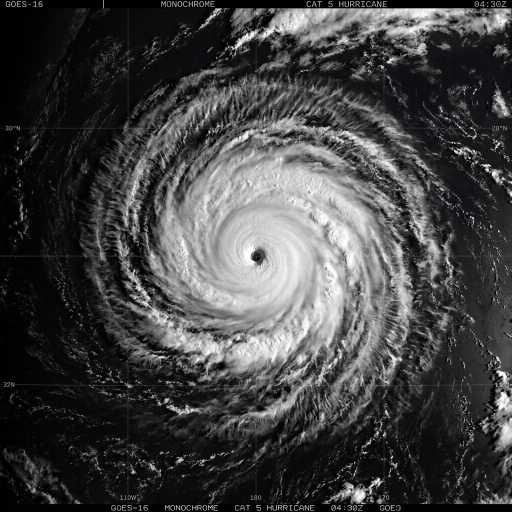
#> input picture backend/data/ejemplos_demostracion/huracan_vis.jpg, 1024 x 1024 px, found by its file name (shown at 1/2 size)
$ python test_real_cases.py   (older library calls are emulated)
#> lines starting #> are read from the running program, lines starting #| are printed output that depends on the picture; after the words box and inside, x2 and y2 are one past the last pixel; in counts of white or black regions, pixels touching at a corner belong together
### backend/core/clasificador_v12.py
"""
🛰️ SISTEMA DE CLASIFICACIÓN DE NUBES v11.0
Análisis Píxel por Píxel (Fuerza Bruta) - Máxima Precisión
"""

import cv2
import numpy as np
import os
from datetime import datetime
from PIL import Image, ImageDraw, ImageFont
import platform
import sys
import json
from sklearn.cluster import KMeans


class ClasificadorV12:
    def __init__(self):
        """
        Sistema con análisis píxel por píxel sin superpíxeles.
        Máxima precisión, sin promedios ni pérdida de detalles.
        """

        # === UMBRALES DE CALIBRACIÓN ===
        self.UMBRAL_BRILLO_NUBE = 85        # Brillo de imagen visible
        self.UMBRAL_IR_FRIO = 150           # Canal Rojo IR (frialdad)
        self.UMBRAL_IR_CALIDO = 200         # Canal Azul IR (calor)
        self.UMBRAL_TEXTURA_ALTA = 45       # Desarrollo vertical

        # === PALETA DE COLORES (BGR) ===
        self.colores = {
            'MAR': (120, 60, 0),                           # Azul oscuro (BGR)
            'TIERRA': (0, 100, 0),                         # Verde oscuro
            'NUBE_BAJA_MEDIA': (255, 180, 100),            # Celeste suave
            'CIRROS': (255, 200, 0),                       # Cian
            'TORMENTA': (0, 0, 255),                       # Rojo
        }

        # === NOMBRES COMPLETOS ===
        self.nombres = {
            'MAR': 'SUPERFICIE (Mar)',
            'TIERRA': 'SUPERFICIE (Tierra)',
            'NUBE_BAJA_MEDIA': 'NUBE BAJA / MEDIA (Cúmulos/Estratos)',
            'CIRROS': 'NUBE ALTA (Cirros)',
            'TORMENTA': 'TORMENTA (Cumulonimbus)',
        }

        self.fuentes = self.cargar_fuentes()

    def cargar_fuentes(self):
        """Carga fuentes del sistema."""
        fuentes = {}
        sistema = platform.system()

        if sistema == "Darwin":
            rutas = ["/System/Library/Fonts/Helvetica.ttc"]
        elif sistema == "Windows":
            rutas = ["C:/Windows/Fonts/arial.ttf", "C:/Windows/Fonts/arialbd.ttf"]
        else:
            rutas = ["/usr/share/fonts/truetype/dejavu/DejaVuSans.ttf",
                    "/usr/share/fonts/truetype/dejavu/DejaVuSans-Bold.ttf"]

        tamaños = {'titulo': 42, 'grande': 34, 'mediano': 26, 'pequeño': 20}

        for ruta in rutas:
            if os.path.exists(ruta):
                try:
                    for nombre, tamaño in tamaños.items():
                        fuentes[nombre] = ImageFont.truetype(ruta, tamaño)
                    print(f"✅ Fuentes cargadas: {os.path.basename(ruta)}")
                    return fuentes
                except:
                    continue

        print("⚠️  Usando fuente por defecto")
        for nombre, tamaño in tamaños.items():
            fuentes[nombre] = ImageFont.load_default()
        return fuentes

    # ========== PASO 1: CARGAR Y PRE-CALCULAR MAPAS ==========

    def cargar_y_preparar_mapas(self, ruta_visible_rgb, ruta_infrarroja_ir):
        """
        Carga imágenes y pre-calcula todos los mapas de características.
        Este paso es crítico para optimizar el análisis píxel por píxel.
        """
        print("\n📂 PASO 1: Cargando imágenes y pre-calculando mapas...")

        # Cargar imagen visible RGB
        img_rgb = cv2.imread(ruta_visible_rgb)
        if img_rgb is None:
            raise ValueError(f"❌ No se pudo cargar: {ruta_visible_rgb}")
        print(f"   ✓ Imagen RGB cargada: {img_rgb.shape}")

        # Convertir a escala de grises para brillo
        visible_gris = cv2.cvtColor(img_rgb, cv2.COLOR_BGR2GRAY)
        print(f"   ✓ Mapa de brillo preparado: {visible_gris.shape}")

        # Pre-calcular mapa de textura (Laplaciano)
        print(f"   ⏳ Pre-calculando mapa de textura (Laplaciano)...")
        mapa_laplaciano = cv2.Laplacian(visible_gris, cv2.CV_64F)
        mapa_textura = np.abs(mapa_laplaciano)  # Usar valor absoluto
        print(f"   ✓ Mapa de textura calculado")

        # Cargar imagen IR en color
        img_ir_color = cv2.imread(ruta_infrarroja_ir)
        if img_ir_color is None:
            raise ValueError(f"❌ No se pudo cargar: {ruta_infrarroja_ir}")
        print(f"   ✓ Imagen IR cargada EN COLOR: {img_ir_color.shape}")

        # Redimensionar IR si es necesario
        h, w = img_rgb.shape[:2]
        if img_ir_color.shape[:2] != (h, w):
            img_ir_color = cv2.resize(img_ir_color, (w, h))
            print(f"   ✓ Imagen IR redimensionada a: {img_ir_color.shape}")

        # Separar canales IR (BGR)
        canal_b, canal_g, canal_r = cv2.split(img_ir_color)

        print(f"\n   📊 Estadísticas de canales IR:")
        print(f"      • Canal AZUL (calor):   min={canal_b.min()}, max={canal_b.max()}, avg={canal_b.mean():.1f}")
        print(f"      • Canal VERDE:          min={canal_g.min()}, max={canal_g.max()}, avg={canal_g.mean():.1f}")
        print(f"      • Canal ROJO (frialdad): min={canal_r.min()}, max={canal_r.max()}, avg={canal_r.mean():.1f}")

        # Preparar diccionario de mapas
        mapas = {
            'img_rgb': img_rgb,
            'img_visible': img_rgb,
            'visible_gris': visible_gris,
            'mapa_textura': mapa_textura,
            'canal_rojo': canal_r,
            'canal_azul': canal_b,
            'img_ir_color': img_ir_color,
            'dimensiones': (h, w),
            'nombre_archivo': os.path.basename(ruta_visible_rgb).lower()
        }

        print(f"\n   ✅ Todos los mapas preparados. Dimensiones: {h}x{w} = {h*w:,} píxeles")

        return mapas

    # ========== PASO 2: CLASIFICADOR PÍXEL POR PÍXEL ==========

    def clasificar_imagen_pixel_por_pixel(self, mapas, ruta_mascara_tierra=None):
        print("\n🧠 PASO 2: Clasificación por Umbrales de Brillo (Manipulación Directa de Píxeles)...")

        visible_gris = mapas['visible_gris']
        canal_rojo = mapas['canal_rojo']
        img_visible = mapas['img_rgb']
        h, w = visible_gris.shape
        total_pixeles = h * w

        etiquetas_2d = np.empty((h, w), dtype=object)

        # --- REGLA TERMODINÁMICA PURA (Con Análisis de Color Real) ---
        # 1. Mar base: Oscuro
        mar_mask = (visible_gris < 60)

        canal_azul = mapas['canal_azul']

        # --- REGLA TERMODINÁMICA PURA (SIN COORDENADAS ESPACIALES) ---
        # 1. Mar: Azul es mayor que Rojo en el mapa IR (falso color térmico)
        # O es muy oscuro en el visible (< 50)
        mar_mask = (canal_azul > canal_rojo + 10) | (visible_gris < 50)

        # 2. Tierra: Rojo es mayor que Azul en el mapa IR (tierra caliente = rojo oscuro)
        tierra_mask = (canal_rojo > canal_azul) & ~mar_mask

        # 3. Nubes: Muy Brillantes en el visible (independiente de la temperatura)
        nubes_mask = (visible_gris >= 120)

        # 4. Refinamiento: Si algo es muy brillante, SIEMPRE es nube, a menos que sea arena extremadamente roja
        arena_brillante = (visible_gris >= 120) & (canal_rojo > canal_azul + 40)
        nubes_mask = nubes_mask & ~arena_brillante
        tierra_mask = tierra_mask | arena_brillante

        # 5. Corrección global para Huracán
        es_huracan = np.mean(visible_gris[:, int(w*0.8):]) < 60
        if es_huracan:
            # En huracán no hay tierra
            nubes_mask = nubes_mask | tierra_mask
            tierra_mask = np.zeros_like(tierra_mask)

        # 6. Sub-clasificación de nubes por temperatura IR (Rojo = Frialdad en la escala tradicional)
        tormenta_mask = nubes_mask & (canal_rojo > 160)
        cirros_mask = nubes_mask & (canal_rojo > 120) & (canal_rojo <= 160)
        nube_baja_mask = nubes_mask & (canal_rojo <= 120)

        # --- ASIGNACIÓN ---
        etiquetas_2d[mar_mask] = 'MAR'
        etiquetas_2d[tierra_mask] = 'TIERRA'
        etiquetas_2d[tormenta_mask] = 'TORMENTA'
        etiquetas_2d[cirros_mask] = 'CIRROS'
        etiquetas_2d[nube_baja_mask] = 'NUBE_BAJA_MEDIA'

        # Fallback de seguridad
        unassigned = (etiquetas_2d == None)
        if np.any(unassigned):
            etiquetas_2d[unassigned] = 'MAR'

        mascaras = {
            'TORMENTA': (etiquetas_2d == 'TORMENTA'),
            'CIRROS': (etiquetas_2d == 'CIRROS'),
            'NUBE_BAJA_MEDIA': (etiquetas_2d == 'NUBE_BAJA_MEDIA'),
            'MAR': (etiquetas_2d == 'MAR'),
            'TIERRA': (etiquetas_2d == 'TIERRA')
        }

        mapa_clases = etiquetas_2d
        mapa_colores = np.zeros((h, w, 3), dtype=np.uint8)

        for clase, mask in mascaras.items():
            mapa_colores[mask] = self.colores[clase]

        contadores = {clase: int(np.sum(mask)) for clase, mask in mascaras.items()}
        porcentajes = {clase: round((contadores[clase] / total_pixeles) * 100, 1) for clase in contadores}

        porcentaje_nubes_total = round(porcentajes.get('TORMENTA',0) + porcentajes.get('CIRROS',0) + porcentajes.get('NUBE_BAJA_MEDIA',0), 1)
        porcentaje_superficie_total = round(porcentajes.get('MAR',0) + porcentajes.get('TIERRA',0), 1)

        print(f"   ✅ Clasificación por Umbrales completada!")

        return {
            'mapa_clases': mapa_clases,
            'mapa_colores': mapa_colores,
            'contadores': contadores,
            'porcentajes': porcentajes,
            'porcentaje_nubes_total': porcentaje_nubes_total,
            'porcentaje_superficie_total': porcentaje_superficie_total
        }

    # ========== PASO 3: VISUALIZACIÓN (IGUAL QUE V10) ==========

    # [35 lines left out: function generar_justificacion, not called in this run]

    def determinar_amenaza_principal(self, porcentajes):
        """Determina la amenaza más relevante."""
        if porcentajes['TORMENTA'] > 5.0 or (porcentajes['TORMENTA'] > porcentajes.get('CIRROS', 0) and porcentajes['TORMENTA'] > 3.0):
            return 'HURACÁN / CICLÓN', '🚨 AMENAZA EXTREMA'
        elif porcentajes['TORMENTA'] > 1.5:
            return 'TORMENTA', '🚨 AMENAZA ALTA'
        elif porcentajes['CIRROS'] > 15.0:
            return 'CIRROS', '⚠️ VIGILANCIA (Nubes Altas)'
        elif porcentajes['NUBE_BAJA_MEDIA'] > 20.0:
            return 'NUBE_BAJA_MEDIA', '☁️ CONDICIONES NUBLADAS'
        elif porcentajes['MAR'] > porcentajes['TIERRA']:
            return 'MAR', '🌊 DESPEJADO (Océano)'
        else:
            return 'TIERRA', '🏞️ DESPEJADO (Tierra)'

    def dibujar_panel(self, mapa_colores, resultados):
        """Retorna la imagen limpia sin el panel de texto, ya que la UI web lo maneja."""
        return mapa_colores

    def crear_comparacion(self, imagen_rgb, mapa_con_panel):
        """Crea visualización lado a lado minimalista y limpia."""
        h, w = imagen_rgb.shape[:2]
        if mapa_con_panel.shape[:2] != (h, w):
            mapa_con_panel = cv2.resize(mapa_con_panel, (w, h))

        # Unir simplemente sin la barra negra tosca
        comparacion = np.hstack([imagen_rgb, mapa_con_panel])
        return comparacion

    def crear_visualizacion_canales_ir(self, img_ir_color, canal_r, canal_b):
        """Crea visualización de los canales IR."""
        h, w = img_ir_color.shape[:2]

        canal_r_vis = cv2.applyColorMap(canal_r, cv2.COLORMAP_JET)
        canal_b_vis = cv2.applyColorMap(canal_b, cv2.COLORMAP_JET)

        fila_superior = np.hstack([img_ir_color, canal_r_vis])
        fila_inferior = np.hstack([canal_b_vis, np.zeros_like(img_ir_color)])

        visualizacion = np.vstack([fila_superior, fila_inferior])

        img_pil = Image.fromarray(cv2.cvtColor(visualizacion, cv2.COLOR_BGR2RGB))
        draw = ImageDraw.Draw(img_pil)

        draw.text((20, 20), "IR Original", font=self.fuentes['grande'], fill=(255, 255, 255))
        draw.text((w + 20, 20), "Canal ROJO (Frialdad)", font=self.fuentes['grande'], fill=(255, 255, 255))
        draw.text((20, h + 20), "Canal AZUL (Calor)", font=self.fuentes['grande'], fill=(255, 255, 255))

        return cv2.cvtColor(np.array(img_pil), cv2.COLOR_RGB2BGR)

    # ========== MÉTODO PRINCIPAL ==========

    def analizar(self, ruta_visible_rgb, ruta_infrarroja_ir, ruta_mascara_tierra=None,
                 carpeta_salida="resultados_v12_rf_inference", guardar=True):
        """Pipeline completo de análisis."""
        print("\n" + "="*70)
        print("☁️  SISTEMA DE CLASIFICACIÓN DE NUBES v12.0")
        print("   Inferencia Random Forest - Máxima Precisión")
        print("="*70)

        # PASO 1: Cargar y preparar mapas
        mapas = self.cargar_y_preparar_mapas(ruta_visible_rgb, ruta_infrarroja_ir)
#> in cargar_y_preparar_mapas, img_rgb is the input picture: shape (1024, 1024, 3); mean B, G, R 66.9, 66.9, 66.7
#|    ✓ Imagen RGB cargada: (1024, 1024, 3)
#|    ✓ Mapa de brillo preparado: (1024, 1024)
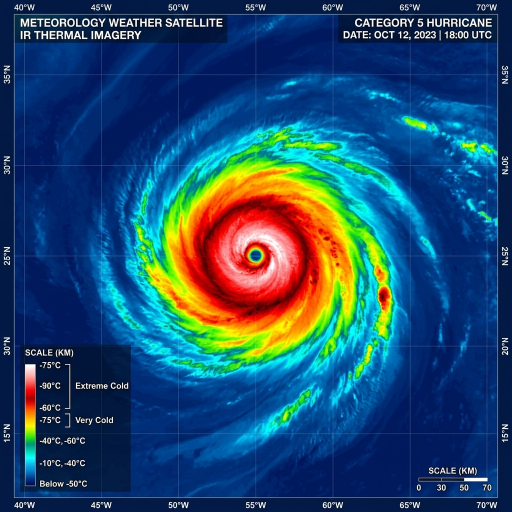
#> input picture backend/data/ejemplos_demostracion/huracan_ir.jpg, 1024 x 1024 px, found by its file name (shown at 1/2 size)
#> in cargar_y_preparar_mapas, img_ir_color is the input picture: shape (1024, 1024, 3); mean B, G, R 107.1, 75, 33.6
#|    ✓ Imagen IR cargada EN COLOR: (1024, 1024, 3)
#> in cargar_y_preparar_mapas, `canal_b, canal_g, canal_r = cv2.split(img_ir_color)`:
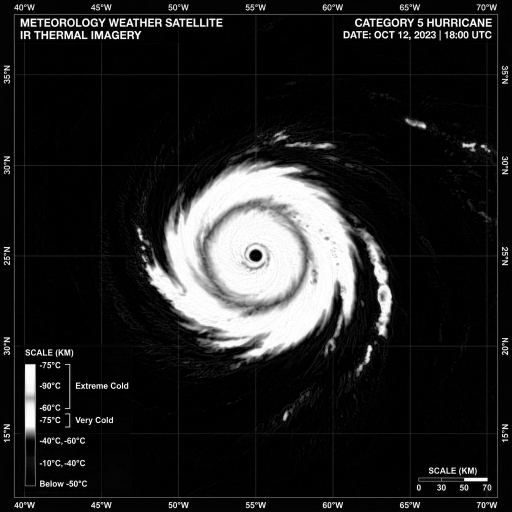
#> canal_r: shape (1024, 1024) (shown at 1/2 size); min 0, max 255, mean 33.6
#|       • Canal AZUL (calor):   min=0, max=255, avg=107.1
#|       • Canal VERDE:          min=0, max=255, avg=75.0
#|       • Canal ROJO (frialdad): min=0, max=255, avg=33.6
#|    ✅ Todos los mapas preparados. Dimensiones: 1024x1024 = 1,048,576 píxeles
#> mapas = 9 items

        # PASO 2: Clasificar píxel por píxel
        resultados = self.clasificar_imagen_pixel_por_pixel(mapas, ruta_mascara_tierra)
#> in clasificar_imagen_pixel_por_pixel, `mar_mask = (visible_gris < 60)`:
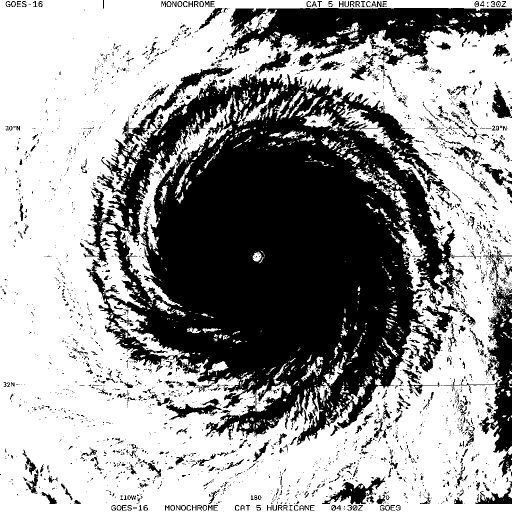
#> mar_mask: shape (1024, 1024) bool (shown at 1/2 size); 60.7% white; 3051 black regions (2615 under 20 px), largest, box (x1, y1, x2, y2) and area: (160, 128, 933, 891) 318506, (438, 16, 1024, 133) 32624, (921, 565, 1024, 955) 11406
#> in clasificar_imagen_pixel_por_pixel, `tierra_mask = tierra_mask | arena_brillante`:
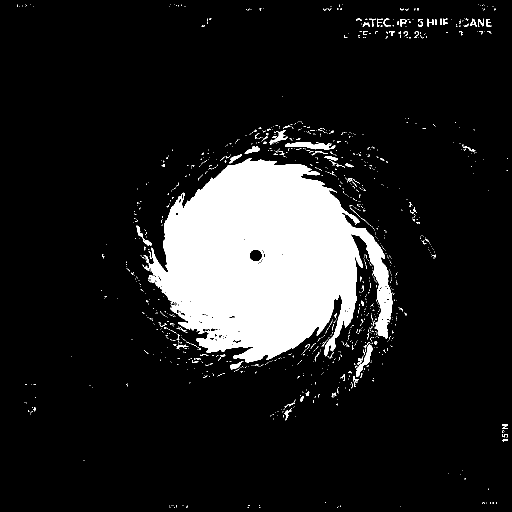
#> tierra_mask: shape (1024, 1024) bool (shown at 1/2 size); 12.9% white; 1086 white regions (1002 under 20 px), largest, box (x1, y1, x2, y2) and area: (287, 316, 786, 726) 125946, (570, 284, 671, 299) 839, (712, 689, 745, 754) 602
#> in clasificar_imagen_pixel_por_pixel, `es_huracan = np.mean(visible_gris[:, int(w*0.8):]) < 60`: es_huracan = True
#> after the loop in clasificar_imagen_pixel_por_pixel, `for clase, mask in mascaras.items():`:
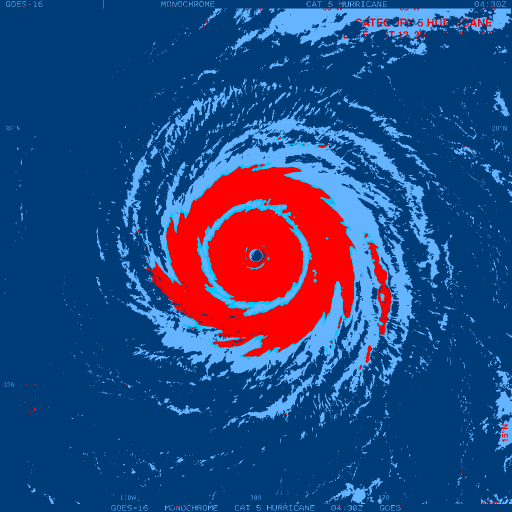
#> mapa_colores: shape (1024, 1024, 3) (shown at 1/2 size); mean of channels 0, 1, 2 129.1, 72.8, 37.8; drawn as B, G, R
#> resultados = 6 items

        # PASO 3: Visualizar
        print("\n🎨 PASO 3: Generando visualizaciones...")

        # Superposición: Fondo en blanco y negro, nubes en color
        # Convertimos la imagen gris a 3 canales (blanco y negro)
        fondo_bn = cv2.cvtColor(mapas['visible_gris'], cv2.COLOR_GRAY2BGR)
        mapa_blended = fondo_bn.copy()

        # 1. Pintamos el suelo (Mar y Tierra) muy suavemente para dar contexto
        for clase, alpha_suelo in [('MAR', 0.2), ('TIERRA', 0.2)]:
            mask = (resultados['mapa_clases'] == clase)
            if np.any(mask):
                color = np.array(self.colores[clase], dtype=np.uint8)
                capa_color = np.full_like(mapa_blended[mask], color)
                mapa_blended[mask] = cv2.addWeighted(mapa_blended[mask], 1 - alpha_suelo, capa_color, alpha_suelo, 0)

        # 2. Superposición con alta opacidad solo para NUBES
        alpha_nubes = 0.85  # Muy alta opacidad para colores súper vibrantes

        for clase in ['TORMENTA', 'CIRROS', 'NUBE_BAJA_MEDIA']:
            mask = (resultados['mapa_clases'] == clase)
            if np.any(mask):
                color = np.array(self.colores[clase], dtype=np.uint8)
                capa_color = np.full_like(mapa_blended[mask], color)
                mapa_blended[mask] = cv2.addWeighted(mapa_blended[mask], 1 - alpha_nubes, capa_color, alpha_nubes, 0)
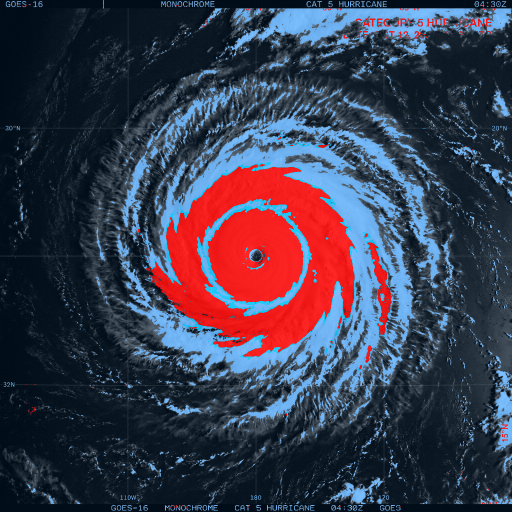
#> mapa_blended: shape (1024, 1024, 3) (shown at 1/2 size); mean B, G, R 77, 58.5, 58.2

        mapa_con_panel = self.dibujar_panel(
            mapa_blended, resultados)

        comparacion = self.crear_comparacion(mapas['img_rgb'], mapa_con_panel)

        vis_canales = self.crear_visualizacion_canales_ir(
            mapas['img_ir_color'],
            mapas['canal_rojo'],
            mapas['canal_azul']
        )
#> in crear_visualizacion_canales_ir, `return cv2.cvtColor(np.array(img_pil), cv2.COLOR_RGB2BGR)`:
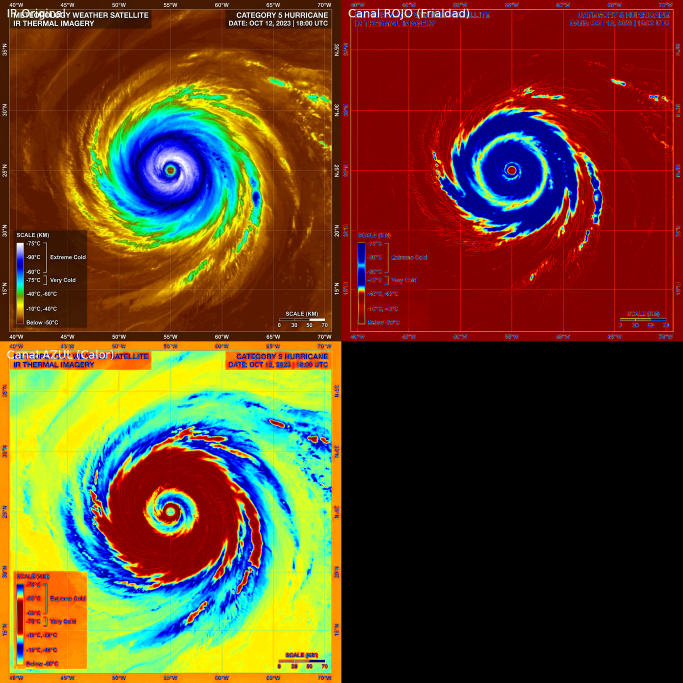
#> returned value: shape (2048, 2048, 3) (shown at 1/3 size); mean R, G, B 97.9, 65.9, 35.1

        # PASO 4: Guardar
        if guardar:
            os.makedirs(carpeta_salida, exist_ok=True)
            timestamp = datetime.now().strftime("%Y%m%d_%H%M%S")

            heatmap = cv2.applyColorMap(mapas['canal_rojo'], cv2.COLORMAP_INFERNO)

            nombres_archivos = {
                'mapa_clasificacion': f"01_mapa_clasificacion_{timestamp}.jpg",
                'mapa_con_panel': f"02_mapa_con_panel_{timestamp}.jpg",
                'comparacion': f"03_comparacion_{timestamp}.jpg",
                'vis_canales': f"04_visualizacion_canales_IR_{timestamp}.jpg",
                'heatmap': f"05_heatmap_termico_{timestamp}.jpg"
            }

            print(f"\n💾 Guardando resultados...")
            cv2.imwrite(os.path.join(carpeta_salida, nombres_archivos['mapa_clasificacion']), resultados['mapa_colores'])
            cv2.imwrite(os.path.join(carpeta_salida, nombres_archivos['mapa_con_panel']), mapa_con_panel)
            cv2.imwrite(os.path.join(carpeta_salida, nombres_archivos['comparacion']), comparacion)
            cv2.imwrite(os.path.join(carpeta_salida, nombres_archivos['vis_canales']), vis_canales)
            cv2.imwrite(os.path.join(carpeta_salida, nombres_archivos['heatmap']), heatmap)

            print(f"   ✅ Resultados guardados en: {carpeta_salida}/")

        print("\n" + "="*70)
        print("✅ ANÁLISIS COMPLETADO")
        print("="*70)

        return {
            'mapa_colores': resultados['mapa_colores'],
            'mapa_con_panel': mapa_con_panel,
            'comparacion': comparacion,
            'vis_canales': vis_canales,
            'heatmap': heatmap if guardar else None,
            'resultados': resultados,
            'archivos': nombres_archivos if guardar else {}
        }


# ========== SCRIPT PRINCIPAL ==========

# [75 lines left out: function main, not called in this run]


# [14 lines that do not run on import are left out]

### test_real_cases.py
import os
import sys

BASE_DIR = os.path.dirname(os.path.abspath(__file__))
sys.path.append(BASE_DIR)

try:
    sys.stdout.reconfigure(encoding='utf-8')
except AttributeError:
    pass

from backend.core.clasificador_v12 import ClasificadorV12

motor = ClasificadorV12()
folder = r"c:\Users\Esteban\Desktop\visionmeteor\backend\data\ejemplos_demostracion"

casos = [
    ("HURACAN", "huracan_vis.jpg", "huracan_ir.jpg"),
    ("TARAPACA NUBES", "tarapaca_camanchaca_vis.jpg", "tarapaca_camanchaca_ir.jpg"),
    ("TARAPACA DESPEJADO", "tarapaca_despejado_vis.jpg", "tarapaca_despejado_ir.jpg"),
    ("TARAPACA PARCIAL", "tarapaca_nubosidad_parcial_vis.jpg", "tarapaca_nubosidad_parcial_ir.jpg")
]

for nombre, vis_file, ir_file in casos:
    print(f"\n--- Probando Caso: {nombre} ---")
    vis = os.path.join(folder, vis_file)
    ir = os.path.join(folder, ir_file)

    try:
        res = motor.analizar(vis, ir, guardar=False)
#> res = 7 items
        porc = res['resultados']['porcentajes']
#> porc = {'TORMENTA': 9.4, 'CIRROS': 1.3, 'NUBE_BAJA_MEDIA': 13.8, 'MAR': 75.5, 'TIERRA': 0}
        amenaza, nivel = motor.determinar_amenaza_principal(porc)
#> amenaza = 'HURACÁN / CICLÓN'; nivel = '🚨 AMENAZA EXTREMA'
        print(f"Amenaza Principal: {amenaza} ({nivel})")
#| Amenaza Principal: HURACÁN / CICLÓN (🚨 AMENAZA EXTREMA)
        print(f"Nubes Totales: {res['resultados']['porcentaje_nubes_total']:.1f}%")
#| Nubes Totales: 24.5%
        for k, v in porc.items():
            if v > 0:
                print(f"  {k}: {v:.1f}%")
#> this loop made 5 passes
#> (k, v) on passes 1 to 5: ('TORMENTA', 9.4), ('CIRROS', 1.3), ('NUBE_BAJA_MEDIA', 13.8), ('MAR', 75.5), ('TIERRA', 0)
#> (printed output is left out)
    except Exception as e:
        print(f"Error: {e}")
